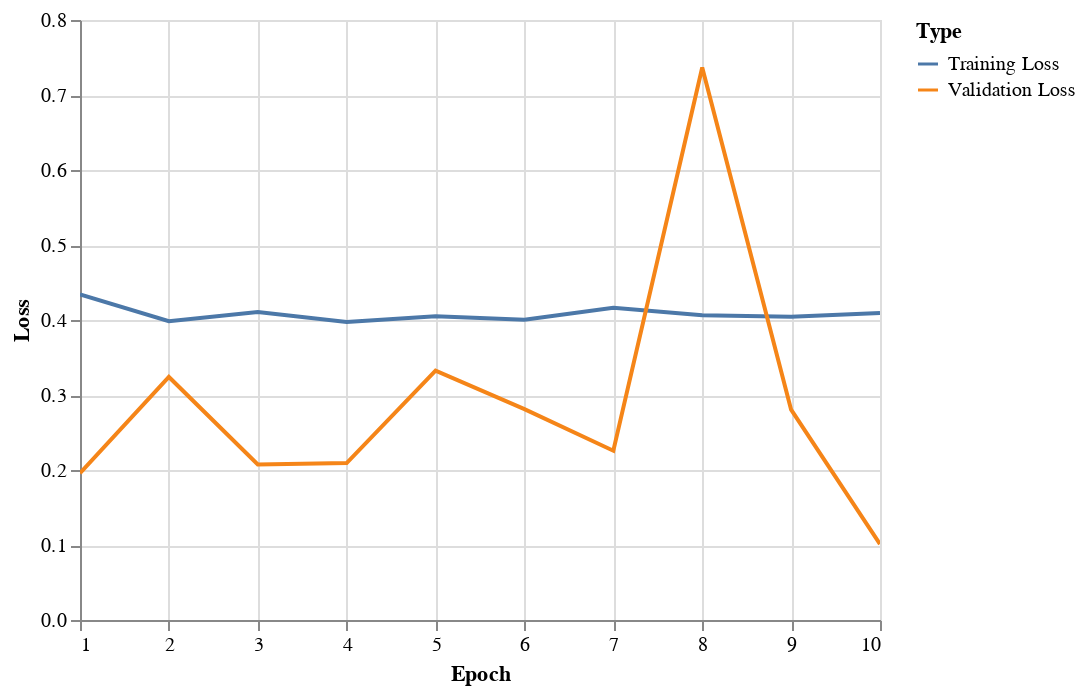

Notebook code for this chart:
### Code cell
import altair as alt
# Prepare the data for plotting
# Prepare the data for plotting
data = pd.DataFrame({
    'Epoch': list(range(1, len(history.history['loss']) + 1)) * 2,
    'Loss': history.history['loss'] + history.history['val_loss'],
    'Type': ['Training Loss'] * len(history.history['loss']) + ['Validation Loss'] * len(history.history['val_loss'])
})

# Plot the loss
alt.Chart(data).mark_line().encode(
    x='Epoch',
    y='Loss',
    color='Type'
).interactive()

### Figure 1 — Vega-Lite specification as saved in the notebook (floating-point values rounded to 4 significant figures)
{"config": {"view": {"continuousWidth": 400, "continuousHeight": 300}}, "data": {"name": "data-3b6faaa365b4349e202189bbd70683de"}, "mark": "line", "encoding": {"color": {"type": "nominal", "field": "Type"}, "x": {"type": "quantitative", "field": "Epoch"}, "y": {"type": "quantitative", "field": "Loss"}}, "selection": {"selector004": {"type": "interval", "bind": "scales", "encodings": ["x", "y"]}}, "$schema": "https://vega.github.io/schema/vega-lite/v4.8.1.json", "datasets": {"data-3b6faaa365b4349e202189bbd70683de": [{"Epoch": 1, "Loss": 0.4342, "Type": "Training Loss"}, {"Epoch": 2, "Loss": 0.3983, "Type": "Training Loss"}, {"Epoch": 3, "Loss": 0.4106, "Type": "Training Loss"}, {"Epoch": 4, "Loss": 0.3972, "Type": "Training Loss"}, {"Epoch": 5, "Loss": 0.4048, "Type": "Training Loss"}, {"Epoch": 6, "Loss": 0.4004, "Type": "Training Loss"}, {"Epoch": 7, "Loss": 0.4162, "Type": "Training Loss"}, {"Epoch": 8, "Loss": 0.4063, "Type": "Training Loss"}, {"Epoch": 9, "Loss": 0.4044, "Type": "Training Loss"}, {"Epoch": 10, "Loss": 0.4093, "Type": "Training Loss"}, {"Epoch": 1, "Loss": 0.1957, "Type": "Validation Loss"}, {"Epoch": 2, "Loss": 0.3241, "Type": "Validation Loss"}, {"Epoch": 3, "Loss": 0.2073, "Type": "Validation Loss"}, {"Epoch": 4, "Loss": 0.2092, "Type": "Validation Loss"}, {"Epoch": 5, "Loss": 0.3325, "Type": "Validation Loss"}, {"Epoch": 6, "Loss": 0.2811, "Type": "Validation Loss"}, {"Epoch": 7, "Loss": 0.2257, "Type": "Validation Loss"}, {"Epoch": 8, "Loss": 0.7367, "Type": "Validation Loss"}, {"Epoch": 9, "Loss": 0.2804, "Type": "Validation Loss"}, {"Epoch": 10, "Loss": 0.1012, "Type": "Validation Loss"}]}}
